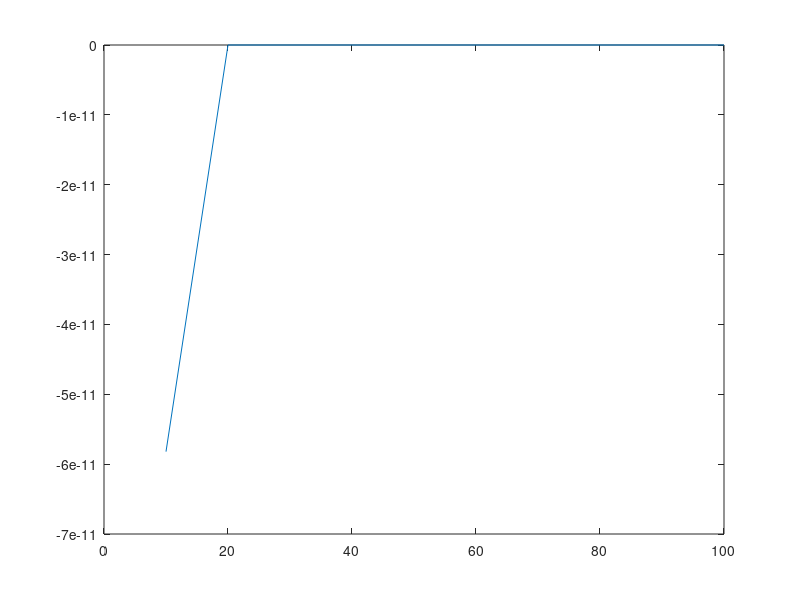

Source code (MATLAB):
%% Non-linear analysis of a straight bar
clc                                     %Clears command window
clear all                               %Clears workspace

%% Geometry and material properties
L = 1;                                  %Length of bar
E = 200E09;                             %Young's Modulus
nu = 0.25;
A = 1;                                  %Area of Cross section
t = 0.1;                                %Thickness
%P2 = -75e03;                           %concentrated load
q0 = 0;                                 %uniform load

%% Meshing
ne = 1;                                 %Number of elements
nne = 2;                                %Number of nodes per element
nn = ne+1;                              %Number of nodes
dofn = 1;                               %Degrees of freedom per node
dofe = dofn*nne;                        %Degrees of freedom per element
tdof = dofn*nn;                         %Total degrees of freedom
le = L/ne;                              %length of each element
CONN = zeros(ne, dofe);                 %Initializing connectivity matrix
for ii=1:ne
    %CONN(ii,:) = ii:ii+1;
    CONN(ii,:) = (dofe-1)*(ii-1)+1: dofe + (dofe-1)*(ii-1);
end

%% Initial guess for loop
ui=[0;0];
u1=[0;0];
sumsq = 0;
conv = 10;
Fload = [10,20,30,40,50,60,70,80,90,100];
displacement = zeros(10,1);

for i = 1:size(Fload,1)
    P = Fload(i);

    while conv>10^-3
        KG = zeros(tdof);                                               %Initializing global stiffness matrix
        FG = zeros(tdof,1);                                            %Initializing global load matrix   
        KTG = zeros(tdof);                                              %Inititalizing tangent matrix
        
        D=E;
        
        GP=[-0.8611 -0.3399 0.3399 0.8611];
        W=[0.3478 0.652 0.652 0.3478];
        
        p = size(GP,1);
        q = size(GP,1);
        
        for i = 1:ne
            Ke = zeros(dofe);
            Kt = zeros(dofe);
            Fe = zeros(dofe,1);
            Kg = zeros(dofe);
        
            phi_z = 1/2*[-1,1];
            Bl = 2/le*phi_z;
            Bnl = (u1-ui)'*4/le^2*phi_z'*phi_z;
                
            Kle = (Bl')*D*Bl;
            Knle1 = (Bnl')*D*Bl;
            Knle2 = (Bl')*D*Bnl;
            Knle3 = (Bnl')*D*Bnl;

            Nxx = E*(Bl+Bnl/2)*(u1-ui)*le;
        
            Kg = phi_z'*4*Nxx/le^2*phi_z*A +Kg;
        
            Ke = Kle+Knle1+Knle2+Knle3;
            Kt = Kle+Knle1+Knle2+Knle3+Kg;
        
        
            for j = 1:dofe
                for k = 1:dofe
                    KG(CONN(i,j), CONN(i,k)) = KG(CONN(i,j), CONN(i,k)) + Ke(j,k);
                end
                %FGU(CONN(i,j),1) = FGU(CONN(i,j),1) + FE(j,1);
            end
        end

        %% Preaparing solving matrices and applying boundary conditions
        KGR = KG;
        FGR = FG;
        UGR = zeros(tdof,1);
        KG(1,:) = [];
        KG(:,1) = [];
        FG(2,1) = P;
        FG(1,:) = [];
        
        %% Solving and Post processing
        UG=KG\FG;

        UGR(2) = UG;

        %% Netwon-Raphson
        DelF = FGR-KGR*UGR;
        ui = Kt\DelF;
        u1 = ui+u1;

        sumsq = sumsq+ui(2)^2;

        conv = sumsq/(1+sumsq);
    end
    displacement(i) = u1(2)
end
plot(Fload,displacement)